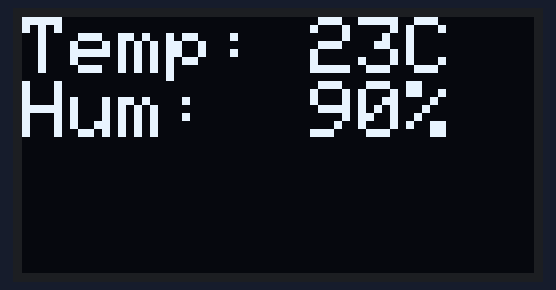
Simulated run of this sketch. Board: Arduino Uno, built with avr-gcc and run on an emulated ATmega328P. Shown: 128×64 one-colour display.

Above: at 0.1 s.

The sketch:

miniOled-texto.ino
```cpp
#include <Adafruit_GFX.h>
#include <Adafruit_SSD1306.h>

#define SCREEN_WIDTH 128
#define SCREEN_HEIGHT 64

Adafruit_SSD1306 display(SCREEN_WIDTH, SCREEN_HEIGHT, &Wire);

void setup() {
  display.begin(SSD1306_SWITCHCAPVCC, 0x3C);
  display.clearDisplay();

  // Prueba colores
  display.setTextSize(2);
  display.setCursor(0,0);

  // Blanco (funciona en todas)
  display.setTextColor(SSD1306_WHITE);
  display.println("Temp: 23C");
  display.println("Hum:  90%");

  display.display();
}

void loop() {}
```
